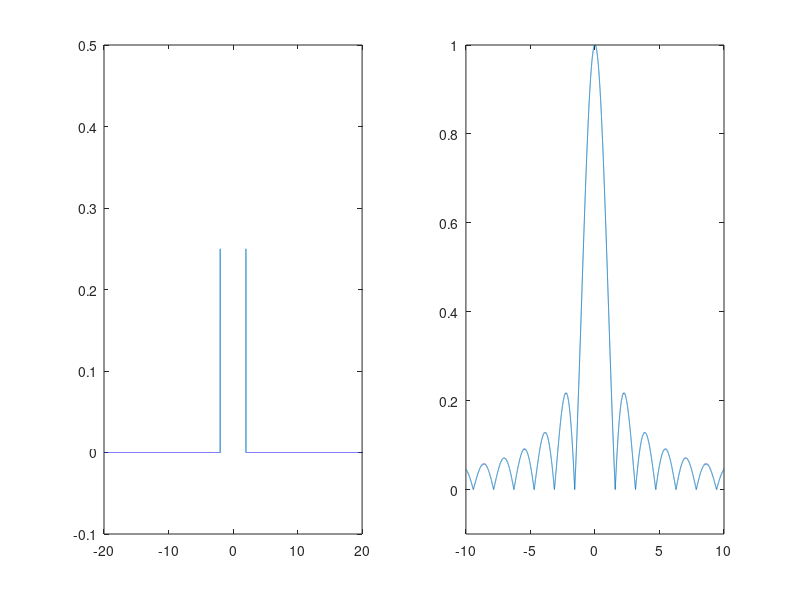

MATLAB code for this plot:
clear; clf;

t = linspace(-20, 20, 1e5);
a = 2;
x = 0*t;
x(abs(t)<a) = 1/(2*a);
subplot(1,2,1);
plot(t,x);
axis([-20 20 -.1 0.5]);

w = linspace(-50,50,1e5);
A = sin(a*w)./(a*w);
subplot(1,2,2); 
plot(w, abs(A)); 
axis([-10 10 -.1 1]);
